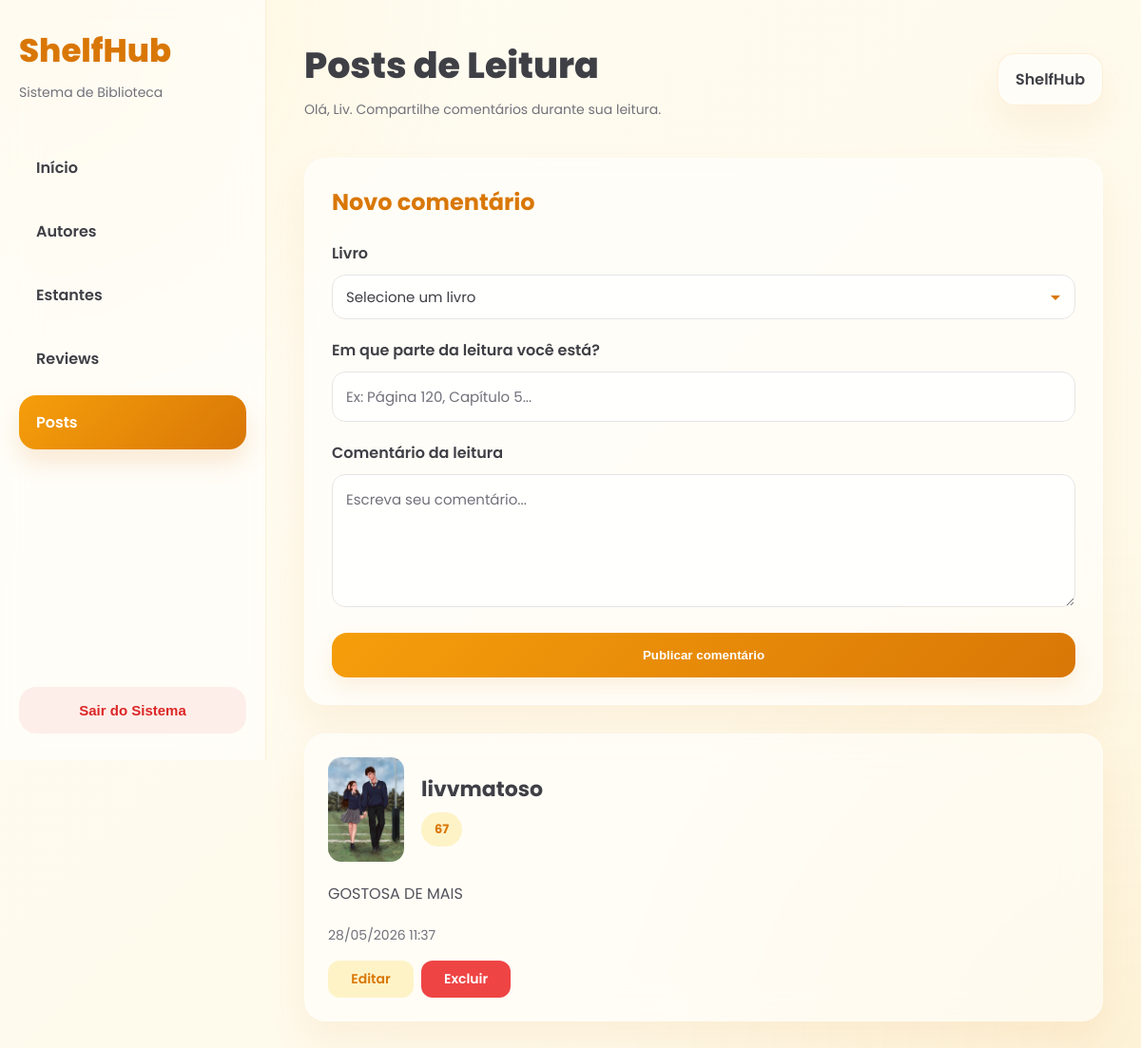
Screenshot of /pages/posts.php (signed in) with the database file from the repository.
### tables this page shows
CREATE TABLE `posts` (
  `id` int NOT NULL,
  `user_id` int NOT NULL,
  `content` text NOT NULL,
  `image` varchar(255) DEFAULT NULL,
  `created_at` timestamp NULL DEFAULT CURRENT_TIMESTAMP,
  `reading_progress` varchar(255) DEFAULT NULL,
  `book_id` int NOT NULL
);

CREATE TABLE `shelves` (
  `id` int NOT NULL,
  `user_id` int NOT NULL,
  `author_id` int NOT NULL,
  `title` varchar(255) NOT NULL,
  `cover` varchar(255) DEFAULT NULL,
  `release_date` date DEFAULT NULL,
  `reading_status` varchar(50) DEFAULT 'Lendo',
  `rating` decimal(2,1) DEFAULT NULL,
  `reading_date` date DEFAULT NULL,
  `reading_start` date DEFAULT NULL,
  `reading_end` date DEFAULT NULL,
  `reading_goal` varchar(255) DEFAULT NULL,
  `reading_time` varchar(255) DEFAULT NULL,
  `tags` varchar(255) DEFAULT NULL,
  `review` text,
  `quotes` text,
  `reading_history` text,
  `created_at` timestamp NULL DEFAULT CURRENT_TIMESTAMP,
  `reading_progress` varchar(255) DEFAULT NULL,
  `current_page` int DEFAULT NULL,
  `total_pages` int DEFAULT NULL
);

### pages/posts.php (the view, shortened to what this page needs)
<?php
$pdo         = getConexao();
$usuarioId   = $_SESSION['usuario_id'];
$usuarioNome = $_SESSION['usuario_nome'] ?? 'Usuário';
$erro     = '';
$postEditando = null;
$stmt = $pdo->prepare("
    SELECT * FROM shelves
    WHERE user_id = :user_id
    ORDER BY title ASC
");
$stmt->execute([':user_id' => $usuarioId]);
$books = $stmt->fetchAll();
$stmt = $pdo->prepare("
    SELECT posts.*, shelves.title, shelves.cover
    FROM posts
    INNER JOIN shelves ON posts.book_id = shelves.id
    WHERE posts.user_id = :user_id
    ORDER BY posts.id DESC
");
$stmt->execute([':user_id' => $usuarioId]);
$posts = $stmt->fetchAll();
?>
<!DOCTYPE html>
<html lang="pt-BR">
<head>
    <link rel="stylesheet" href="../css/posts.css">
</head>
<body>
    <aside class="sidebar">
        <div class="sidebar-top">
            <div>
                <h1 class="logo">ShelfHub</h1>
                <p class="logo-subtitle">Sistema de Biblioteca</p>
            </div>
            <nav class="sidebar-menu">
                <a href="../dashboard.php" class="menu-item">Início</a>
                <a href="authors.php" class="menu-item">Autores</a>
                <a href="shelves.php" class="menu-item">Estantes</a>
                <a href="reviews.php" class="menu-item">Reviews</a>
                <a href="posts.php" class="menu-item active">Posts</a>
            </nav>
        </div>
        <form action="/logout.php" method="POST">
            <button type="submit" class="logout-btn">Sair do Sistema</button>
        </form>
    </aside>
    <main class="main-content">
        <div class="topbar">
            <div class="welcome">
                <h1>Posts de Leitura</h1>
                <p>Olá, <?= htmlspecialchars($usuarioNome) ?>. Compartilhe comentários durante sua leitura.</p>
            </div>
            <div class="profile-badge">ShelfHub</div>
        </div>
        <div class="card">
            <?php if ($postEditando): ?>
                <h2>Editar comentário</h2>
                <?php if ($erro): ?>
                    <div class="error"><?= htmlspecialchars($erro) ?></div>
                <?php endif; ?>
                <form method="POST">
                    <input type="hidden" name="action"  value="update">
                    <input type="hidden" name="post_id" value="<?= $postEditando['id'] ?>">
                    <div class="form-group">
                        <label>Livro</label>
                        <select name="book_id">
                            <option value="">Selecione um livro</option>
                            <?php foreach ($books as $book): ?>
                                <option value="<?= $book['id'] ?>" <?= $book['id'] == $postEditando['book_id'] ? 'selected' : '' ?>>
                                    <?= htmlspecialchars($book['title']) ?>
                                </option>
                            <?php endforeach; ?>
                        </select>
                    </div>
                    <div class="form-group">
                        <label>Em que parte da leitura você está?</label>
                        <input type="text" name="reading_progress"
                            value="<?= htmlspecialchars($postEditando['reading_progress']) ?>">
                    </div>
                    <div class="form-group">
                        <label>Comentário da leitura</label>
                        <textarea name="content"><?= htmlspecialchars($postEditando['content']) ?></textarea>
                    </div>
                    <button type="submit" class="submit-btn">Salvar Alterações</button>
                    <a href="posts.php" class="cancel-btn">Cancelar</a>
                </form>
            <?php else: ?>
                <h2>Novo comentário</h2>
                <form method="POST">
                    <div class="form-group">
                        <label>Livro</label>
                        <select name="book_id">
                            <option value="">Selecione um livro</option>
                        </select>
                    </div>
                    <div class="form-group">
                        <label>Em que parte da leitura você está?</label>
                        <input type="text" name="reading_progress" placeholder="Ex: Página 120, Capítulo 5...">
                    </div>
                    <div class="form-group">
                        <label>Comentário da leitura</label>
                        <textarea name="content" placeholder="Escreva seu comentário..."></textarea>
                    </div>
                    <button type="submit" class="submit-btn">Publicar comentário</button>
                </form>
            <?php endif; ?>
        </div>
        <div class="posts">
            <?php foreach ($posts as $post): ?>
                <div class="post-card">
                    <div class="book-info">
                        <?php if ($post['cover']): ?>
                            <img src="uploads/books/<?= htmlspecialchars($post['cover']) ?>"
                                class="book-cover"
                                alt="Capa de <?= htmlspecialchars($post['title']) ?>">
                        <?php endif; ?>
                        <div>
                            <div class="book-title"><?= htmlspecialchars($post['title']) ?></div>
                            <div class="progress"><?= htmlspecialchars($post['reading_progress']) ?></div>
                        </div>
                    </div>
                    <div class="post-content">
                        <?= nl2br(htmlspecialchars($post['content'])) ?>
                    </div>
                    <div class="post-date">
                        <?= date('d/m/Y H:i', strtotime($post['created_at'])) ?>
                    </div>
                    <div class="post-actions">
                        <a href="?editar=<?= $post['id'] ?>" class="edit-btn">Editar</a>
                        <a href="?deletar=<?= $post['id'] ?>" class="delete-btn"
                        onclick="return confirm('Deseja realmente excluir este post?')">Excluir</a>
                    </div>
                </div>
            <?php endforeach; ?>
        </div>
    </main>
</body>
</html>

### rows the page displays
posts: shelves.cover (picture), shelves.title "livvmatoso", reading_progress "67", content "GOSTOSA DE MAIS", created_at "28/05/2026 11:37"

### other values shown
$usuarioNome "Liv"
